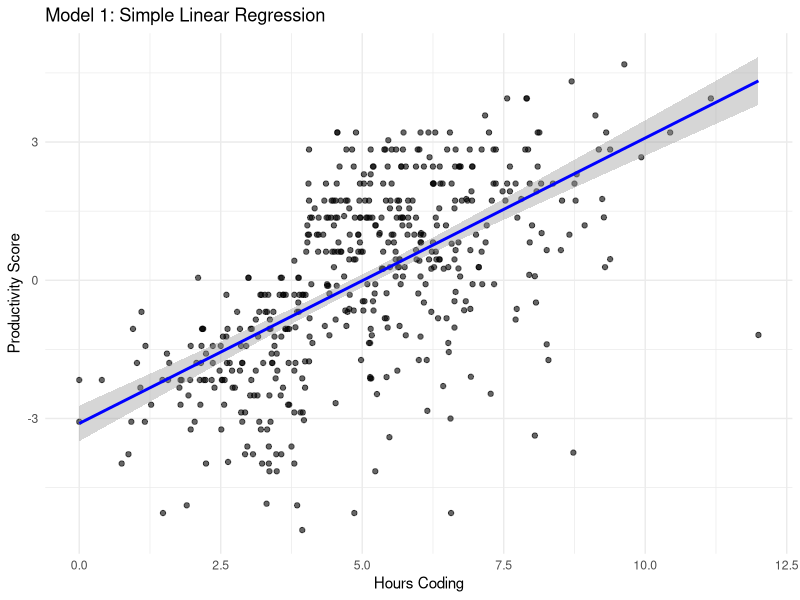
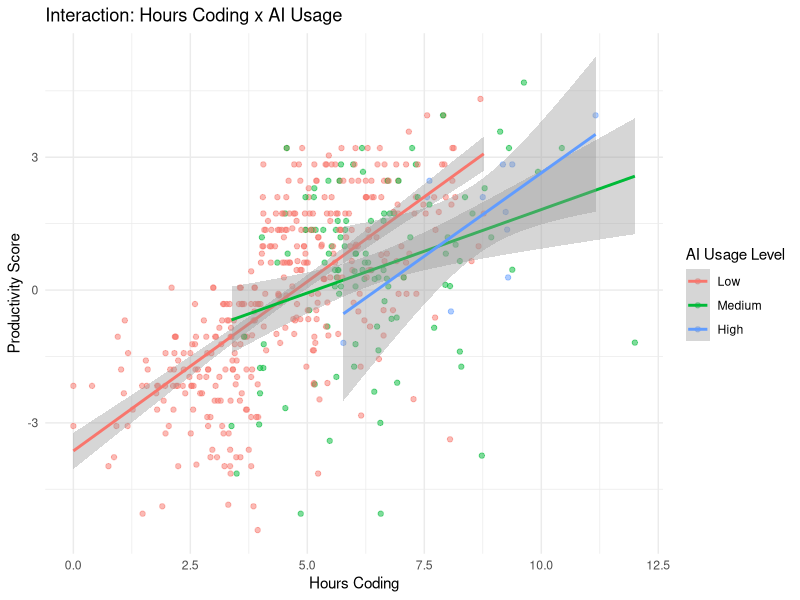
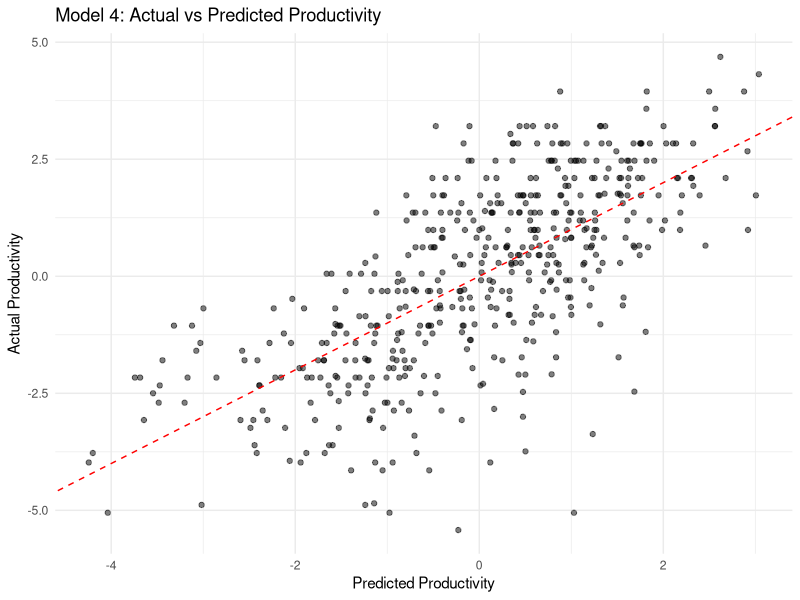
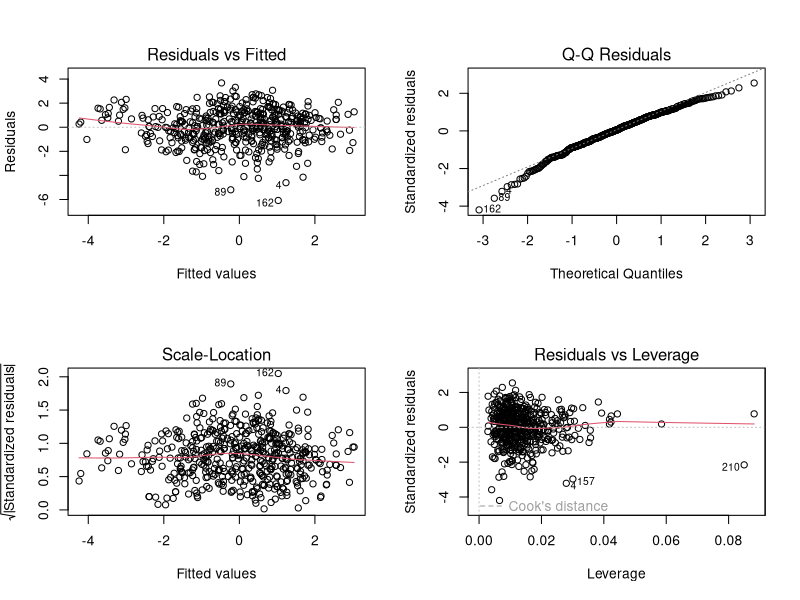
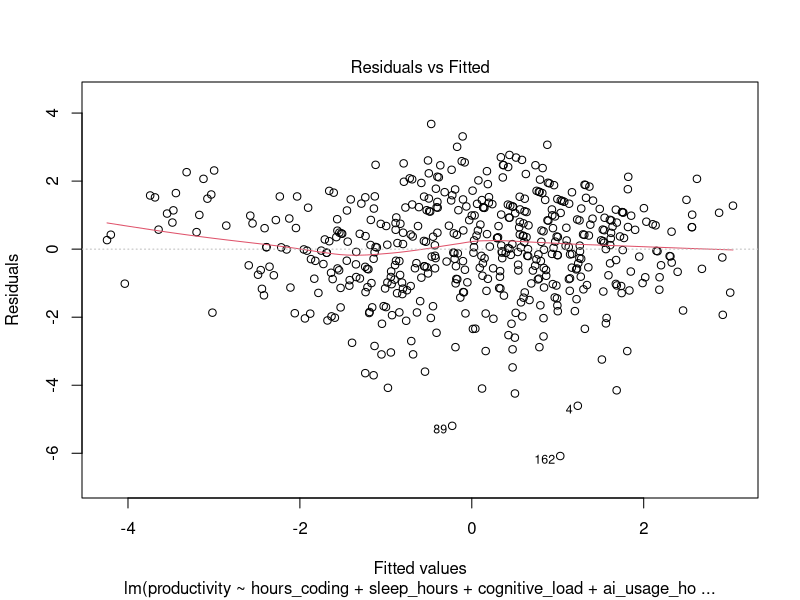
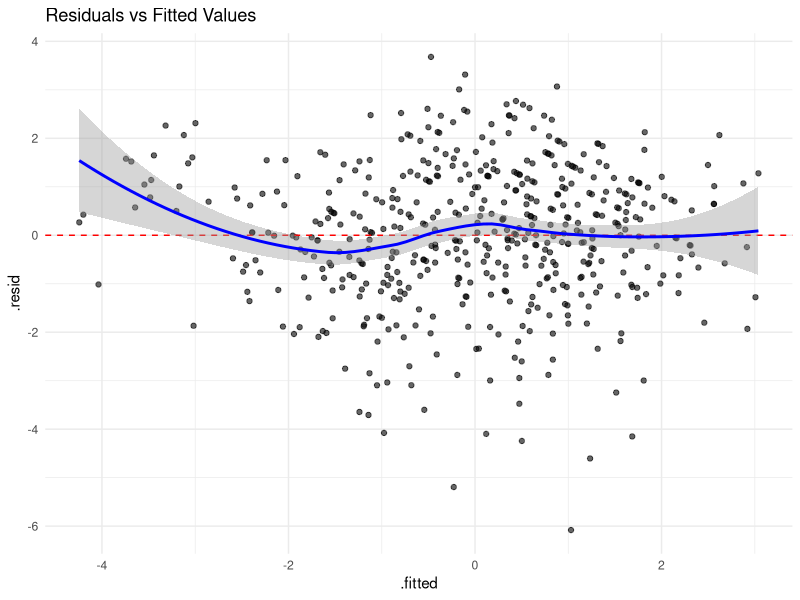
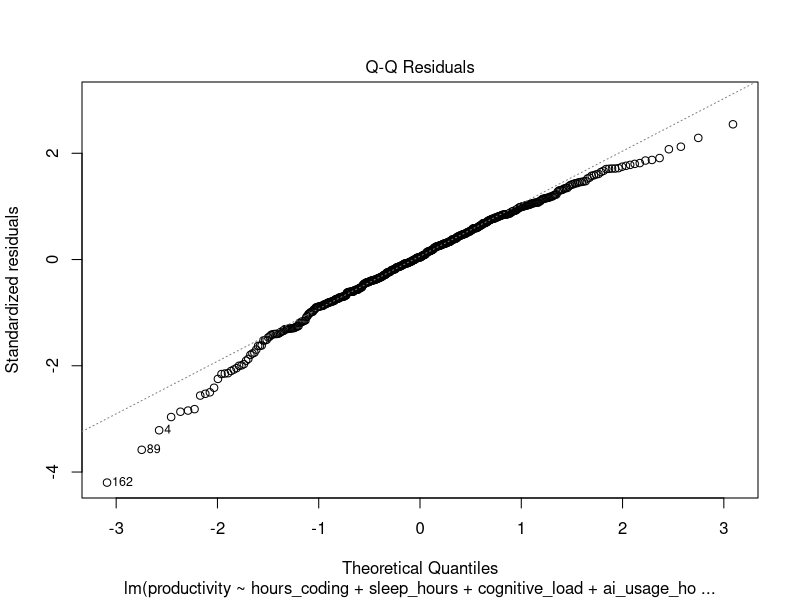
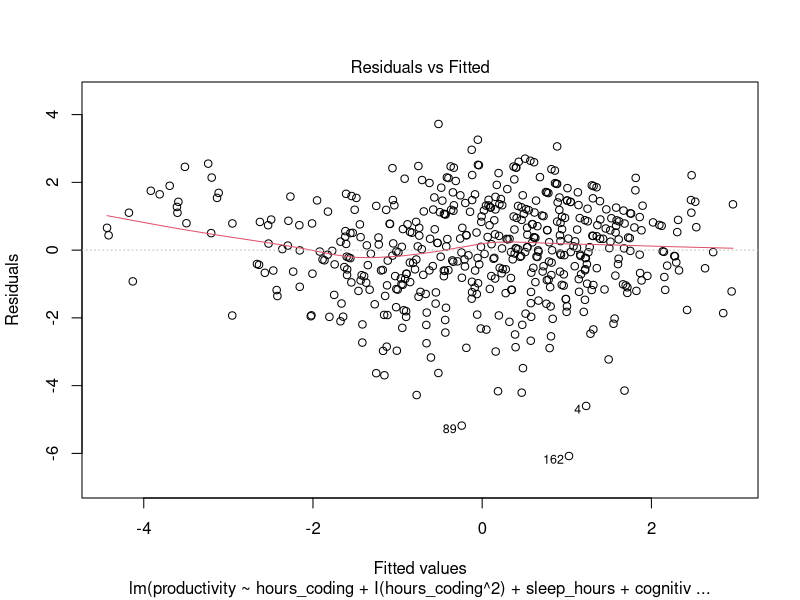

Write the R code that produced these figures, in order.
## ---- chunk 1
knitr::opts_chunk$set(echo = TRUE, warning = FALSE, message = FALSE)
library(ggplot2)
library(dplyr)
library(tidyr)
library(broom)
library(car)  # For VIF and diagnostic plots
## ---- chunk 2
# Load dataset
data <- read.csv("ai_dev_productivity.csv")

# Recode task_success as factor (same as Week 2)
data$task_success <- factor(data$task_success, levels = c(0, 1), labels = c("Failure", "Success"))

# Recreate composite productivity score from Week 2
data <- data |>
  mutate(
    productivity = scale(commits) - scale(bugs_reported) + scale(as.numeric(task_success))
  )
data$productivity <- as.numeric(data$productivity)

# Display first few rows
head(data)

# Check structure
str(data)
## ---- chunk 3
# Simple linear regression: productivity predicted by hours_coding
model1 <- lm(productivity ~ hours_coding, data = data)

summary(model1)
## ---- chunk 4
ggplot(data, aes(x = hours_coding, y = productivity)) +
  geom_point(alpha = 0.6) +
  geom_smooth(method = "lm", se = TRUE, color = "blue") +
  labs(title = "Model 1: Simple Linear Regression",
       x = "Hours Coding",
       y = "Productivity Score") +
  theme_minimal()
## ---- chunk 5
# Multiple regression with top 4 predictors from Week 2 EDA
model2 <- lm(productivity ~ hours_coding + sleep_hours +
               cognitive_load + ai_usage_hours, data = data)

summary(model2)
## ---- chunk 6
# Interaction model: does the effect of hours_coding depend on AI usage?
# Week 2 showed devs who both code more AND use AI more had highest productivity
model3 <- lm(productivity ~ hours_coding * ai_usage_hours +
               sleep_hours + cognitive_load, data = data)

summary(model3)
## ---- chunk 7
data %>%
  mutate(ai_group = cut(ai_usage_hours, breaks = 3,
                         labels = c("Low", "Medium", "High"))) %>%
  ggplot(aes(x = hours_coding, y = productivity, color = ai_group)) +
  geom_point(alpha = 0.5) +
  geom_smooth(method = "lm", se = TRUE) +
  labs(title = "Interaction: Hours Coding x AI Usage",
       x = "Hours Coding",
       y = "Productivity Score",
       color = "AI Usage Level") +
  theme_minimal()
## ---- chunk 8
# Full model with all 6 predictors (including coffee and distractions)
model4 <- lm(productivity ~ hours_coding + sleep_hours +
               cognitive_load + ai_usage_hours +
               coffee_intake_mg + distractions, data = data)

summary(model4)

# Check multicollinearity with VIF
vif(model4)
## ---- chunk 9
# Compare actual vs predicted values for the full model
model4_aug <- augment(model4)

ggplot(model4_aug, aes(x = .fitted, y = productivity)) +
  geom_point(alpha = 0.5) +
  geom_abline(slope = 1, intercept = 0,
              color = "red", linetype = "dashed") +
  labs(title = "Model 4: Actual vs Predicted Productivity",
       x = "Predicted Productivity",
       y = "Actual Productivity") +
  theme_minimal()
## ---- chunk 10
# Create comparison using broom::glance
 library(broom)
 bind_rows(
   glance(model1) %>% mutate(model = "Model 1"),
   glance(model2) %>% mutate(model = "Model 2"),
   glance(model3) %>% mutate(model = "Model 3"),
   glance(model4) %>% mutate(model = "Model 4")
 ) %>%
   select(model, r.squared, adj.r.squared, AIC)
## ---- chunk 11
# Create all 4 diagnostic plots
par(mfrow = c(2, 2))
plot(model4)  # Replace with your chosen model
par(mfrow = c(1, 1))
## ---- chunk 12
 plot(model4, which = 1)

# Or using ggplot2
 augment(model4) %>%
   ggplot(aes(x = .fitted, y = .resid)) +
   geom_point(alpha = 0.6) +
   geom_hline(yintercept = 0, color = "red", linetype = "dashed") +
   geom_smooth(se = TRUE, color = "blue") +
   labs(title = "Residuals vs Fitted Values") +
   theme_minimal()
## ---- chunk 13
 plot(model4, which = 2)
## ---- chunk 14
# Add polynomial term
 model_poly <- lm(productivity ~ hours_coding + I(hours_coding^2) + sleep_hours + cognitive_load + ai_usage_hours + coffee_intake_mg + distractions, data = data)
# Or log transformation
# model_log <- lm(log(productivity) ~ hours_coding * ai_usage_hours +
#               sleep_hours + cognitive_load, data = data)

# Create comparison using broom::glance
 library(broom)
 bind_rows(
   glance(model_poly) %>% mutate(model = "Model poly"),
   glance(model4) %>% mutate(model = "Model 4")
 ) %>%
   select(model, r.squared, adj.r.squared, AIC)
# plot model_poly
 plot(model_poly, which = 1)
 augment(model_poly) %>%
   ggplot(aes(x = .fitted, y = .resid)) +
   geom_point(alpha = 0.6) +
   geom_hline(yintercept = 0, color = "red", linetype = "dashed") +
   geom_smooth(se = TRUE, color = "blue") +
   labs(title = "model_poly Residuals vs Fitted Values") +
   theme_minimal()
 
 #model 4
  plot(model4, which = 1)
 augment(model4) %>%
   ggplot(aes(x = .fitted, y = .resid)) +
   geom_point(alpha = 0.6) +
   geom_hline(yintercept = 0, color = "red", linetype = "dashed") +
   geom_smooth(se = TRUE, color = "blue") +
   labs(title = "model4 Residuals vs Fitted Values") +
   theme_minimal()
## ---- chunk 15
# Log transformation often helps
# model_log_y <- lm(log(response) ~ predictor1 + predictor2, data = data)
## ---- chunk 16
# Your final model
# Model 4 was selected as the final model. While we tested adding a polynomial term for hours_coding to account for possible nonlinearity, this modification did not noticeably improve R², adjusted R², or AIC. The residuals of Model 4 show only minor deviations from linearity, so the simpler, fully linear Model 4 provides a good balance between accuracy and interpretability. 
 final_model <- lm(productivity ~ hours_coding + sleep_hours +
               cognitive_load + ai_usage_hours +
               coffee_intake_mg + distractions, data = data)

 summary(final_model)
